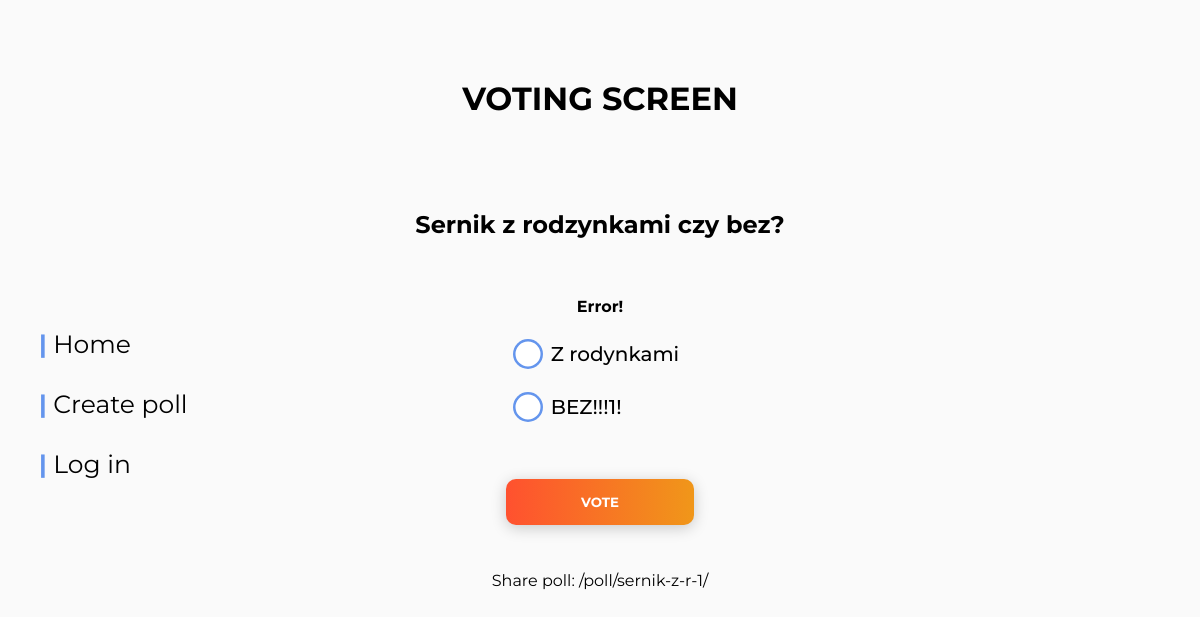
/poll/sernik-z-r-1/vote, run on the app's committed database.
### polls/models.py (models this page shows, shortened)
class Question(models.Model):
    text = models.TextField(max_length=200)
    slug = models.SlugField(unique=True)
    date_created = models.DateTimeField(auto_now_add=True)
    user = models.ForeignKey(settings.AUTH_USER_MODEL,
                             on_delete=models.CASCADE,
                             blank=True,
                             null=True)
    def get_absolute_url(self):
        return reverse('polls:poll_detail',
                       args=[self.slug])

class Answer(models.Model):
    question = models.ForeignKey(Question, on_delete=models.CASCADE,
                                 related_name='answers')
    answer_text = models.CharField(max_length=100)
    votes = models.IntegerField(default=0)

### polls/views.py (the view)
# urls.py: path('poll/<slug:slug>/vote', views.poll_vote, name='poll_vote'),
def poll_vote(request, slug):
    poll = get_object_or_404(Question, slug=slug)
    answers = poll.answers.all()
    if f'vote_cookie_{poll.id}' in request.COOKIES.keys():
        return render(request, 'polls/poll_detail.html', {'poll': poll,
                                                          'answers': answers,
                                                          'error_message': "You already voted!"})
    else:
        try:
            selected_answer = poll.answers.get(pk=request.POST['answer'])
        except(KeyError, Answer.DoesNotExist):
            return render(request, 'polls/poll_detail.html', {'poll': poll,
                                                              'answers': answers,
                                                              'error_message': "Error!"})
        else:
            selected_answer.votes += 1
            selected_answer.save()
            response = HttpResponseRedirect(reverse('polls:poll_results', args=[poll.slug]))
            response.set_cookie(f'vote_cookie_{poll.id}', str(poll.id))
            return response

### polls/templates/polls/poll_detail.html (shortened to what this page needs)
{% extends 'base.html' %}
{% load static %}
    {% block extra_css %}
        <link rel="stylesheet" type="text/css" href="{% static 'css/poll_detail.css' %}">
    {% endblock %}
{% block content %}
<header>
    <div class="header-text">
        <h1>Voting screen</h1>
    </div>
</header>
<section>
    <div class="vote-form">
        <div class="poll-question">
            {{ poll.text }}
        </div>
        <div>
            <form action="{% url 'polls:poll_vote' poll.slug %}" method="POST">
                {% if error_message %}<p><strong>{{ error_message }}</strong></p>{% endif %}
                <div class="poll-answers">
                    {% for answer in answers %}
                        <label>
                            <span>{{ answer.answer_text }}</span>
                        </label>
                    {% endfor %}
                </div>
                <input type="submit" value="vote" class="submit-button">
            </form>
        </div>
        <div>
            <p>Share poll: {{ poll.get_absolute_url }}</p>
        </div>
    </div>
</section>
{% endblock %}

### polls/static/css/base.css (style rules this page uses)
* { box-sizing: border-box; }
body { position: relative; background-color: #FAFAFA; font-family: "Montserrat", sans-serif; }

### polls/static/css/poll_detail.css (style rules this page uses)
* { box-sizing: border-box; }
body { position: relative; }
header .header-text { display: flex; justify-content: center; align-items: center; flex-direction: column; height: 100%; text-align: center; padding-bottom: 70px; padding-top: 50px; }
header h1 { text-transform: uppercase; }
.vote-form { display: flex; justify-content: center; align-items: center; flex-direction: column; height: 100%; text-align: center; }
.vote-form input[type=submit] { font-family: "Montserrat", sans-serif; }
.vote-form .poll-question { font-size: 24px; font-weight: bolder; margin-bottom: 42px; }
.vote-form form { display: flex; flex-wrap: wrap; flex-direction: column; }
.vote-form form .poll-answers { font-size: 20px; }
.vote-form form label { display: flex; cursor: pointer; font-weight: 500; position: relative; overflow: hidden; margin-bottom: 0.375em; }
.vote-form form label span { display: flex; align-items: center; padding: 0.375em 0.75em 0.375em 0.375em; border-radius: 99em; transition: 0.25s ease; }
.vote-form form label span:before { display: flex; flex-shrink: 0; content: ""; background-color: #ffff; width: 1.5em; height: 1.5em; border-radius: 50%; margin-right: 0.375em; transition: 0.25s ease; box-shadow: inset 0 0 0 0.125em cornflowerblue; }
.vote-form .submit-button { background-image: linear-gradient(to right, #FF512F 0%, #F09819 51%, #FF512F 100%); cursor: pointer; border: none; padding: 15px 45px; text-transform: uppercase; font-weight: bold; transition: 0.5s; background-size: 200% auto; color: white; border-radius: 10px; box-shadow: 0 3px 15px rgba(0, 0, 0, 0.2); margin-top: 42px; margin-bottom: 30px; }

### data on the page
Question: text "Sernik z rodzynkami czy bez?", get_absolute_url "/poll/sernik-z-r-1/"
Answer: answer_text "Z rodynkami"
Answer: answer_text "BEZ!!!1!"

### other printed values
{{ error_message }} "Error!"
